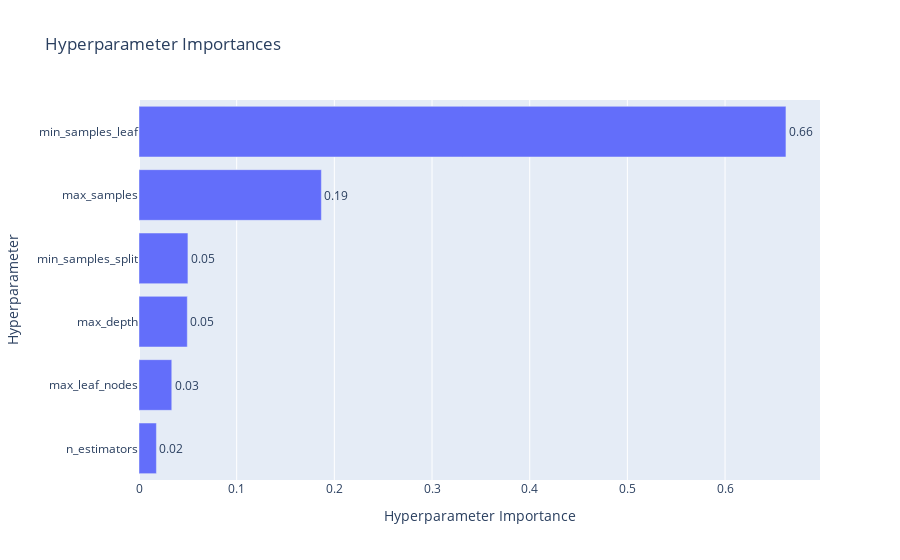

Notebook source saved alongside this figure:
### Code cell
# Plot parameter importances
plot_param_importances(study)

### Figure 1 — Plotly figure (JSON) as saved in the notebook; plotly's stock layout.template omitted (floating-point values rounded to 4 significant figures)
{"data": [{"cliponaxis": false, "hovertemplate": ["n_estimators (IntDistribution): 0.017829283776095498<extra></extra>", "max_leaf_nodes (IntDistribution): 0.03354454664947726<extra></extra>", "max_depth (IntDistribution): 0.04947396823003934<extra></extra>", "min_samples_split (IntDistribution): 0.05009286012134127<extra></extra>", "max_samples (IntDistribution): 0.18672547721405627<extra></extra>", "min_samples_leaf (IntDistribution): 0.6623338640089903<extra></extra>"], "name": "Objective Value", "orientation": "h", "text": ["0.02", "0.03", "0.05", "0.05", "0.19", "0.66"], "textposition": "outside", "type": "bar", "x": [0.01783, 0.03354, 0.04947, 0.05009, 0.1867, 0.6623], "y": ["n_estimators", "max_leaf_nodes", "max_depth", "min_samples_split", "max_samples", "min_samples_leaf"]}], "layout": {"title": {"text": "Hyperparameter Importances"}, "xaxis": {"title": {"text": "Hyperparameter Importance"}}, "yaxis": {"title": {"text": "Hyperparameter"}}}}
